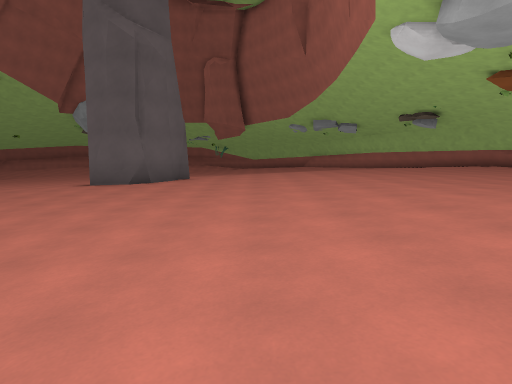
view 1 (above)

24 first-person views from a walk through a level from a Godot 3-D game. The camera is 1.4 m above the floor, tilts 6° down and sees 80° across. The floor is counted in squares, 2 m on a side. Each view is taken from the middle of a square. On the plan, view 1 faces up. The plan holds only what a view shows up to about 10 squares ahead; the rest is blank.

view 2
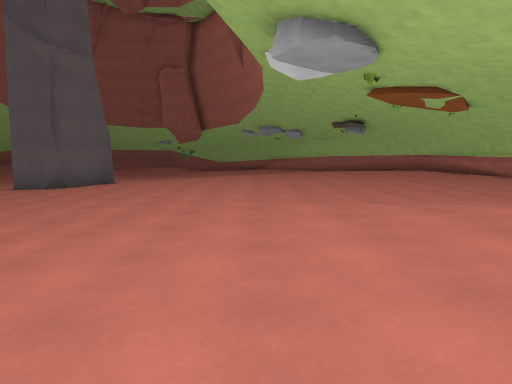

view 3
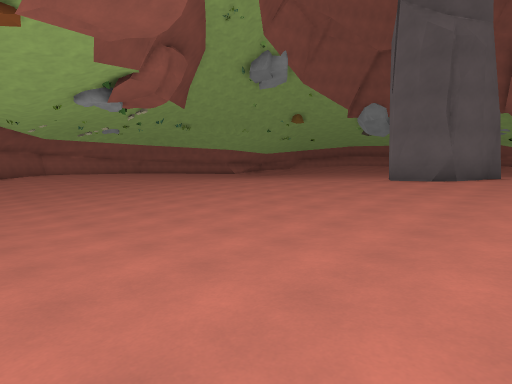

view 4
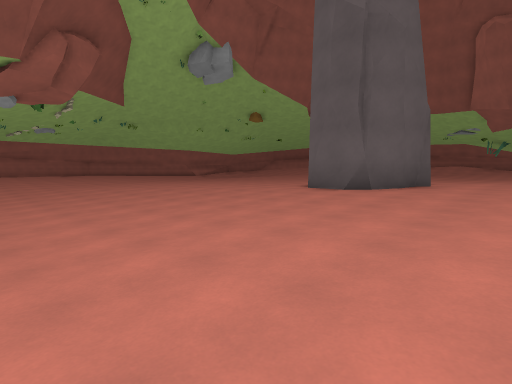

view 5
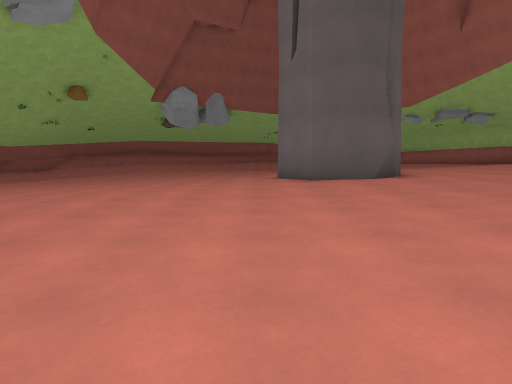

view 6
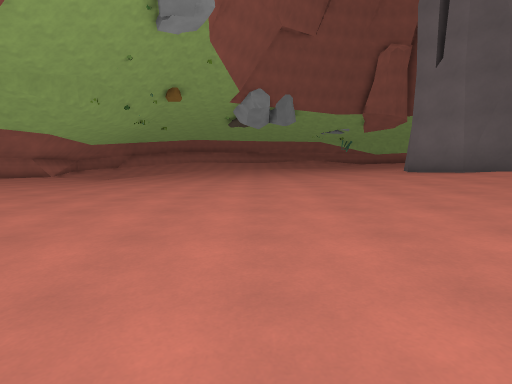

view 7
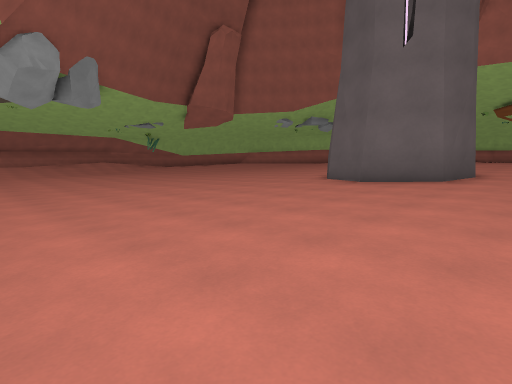

view 8
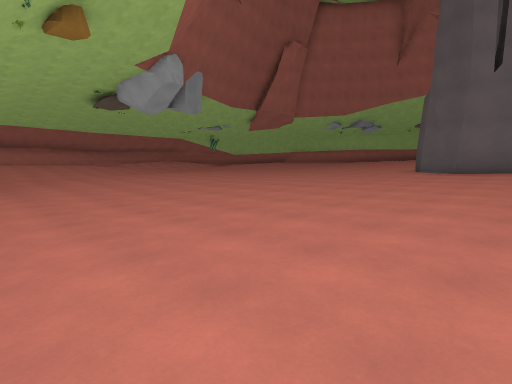

view 9
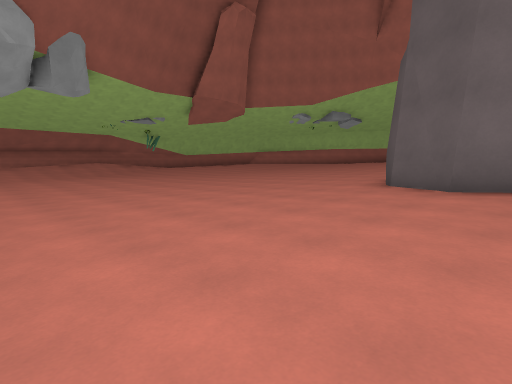

view 10
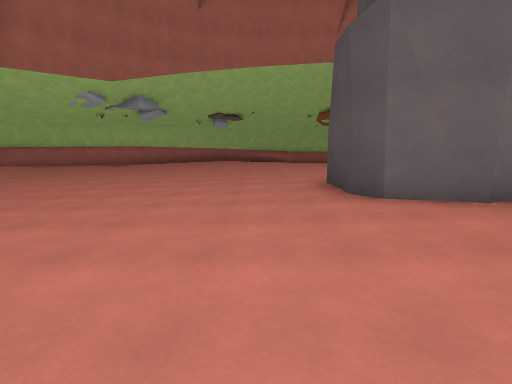

view 11
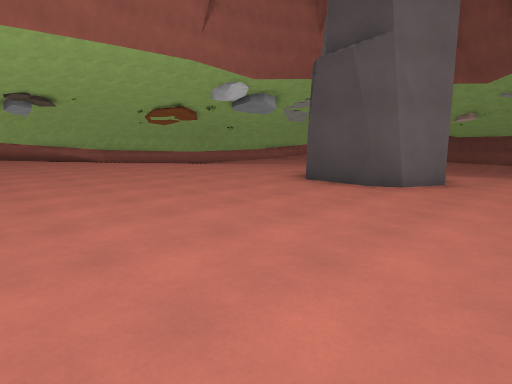

view 12
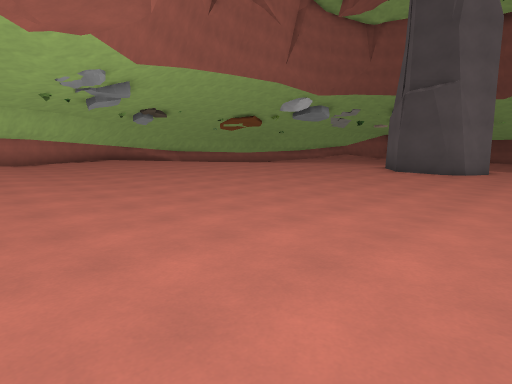

view 13
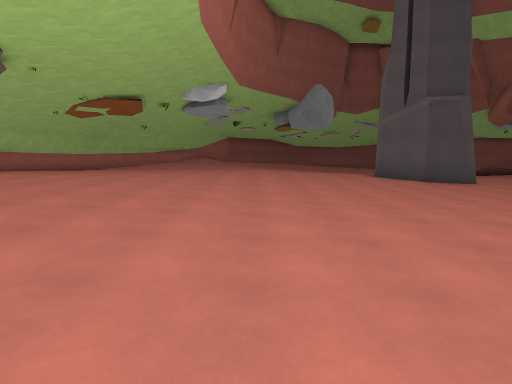

view 14
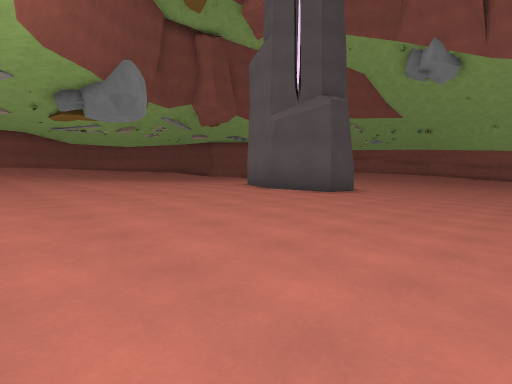

view 15
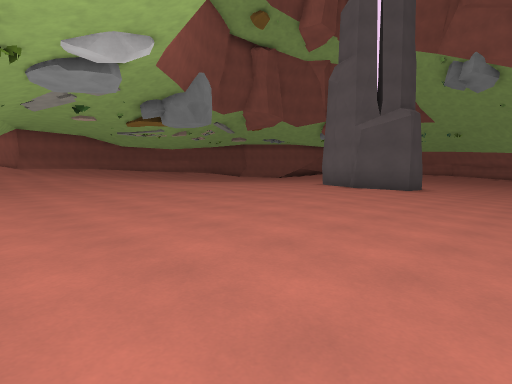

view 16
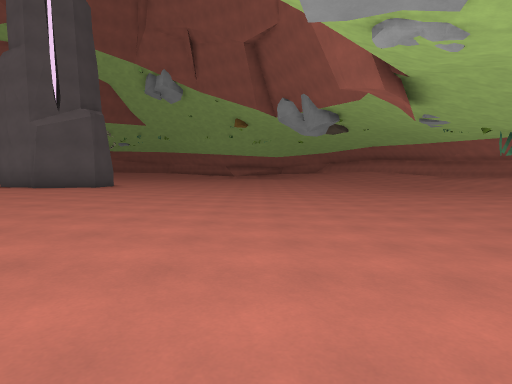

view 17
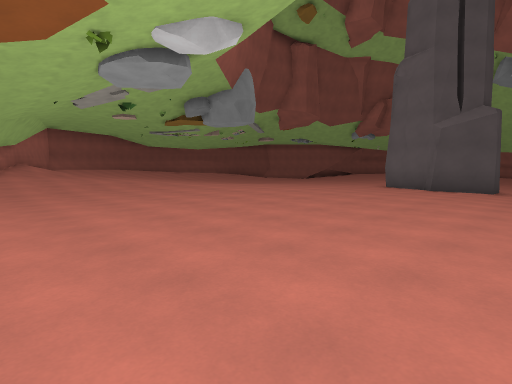

view 18
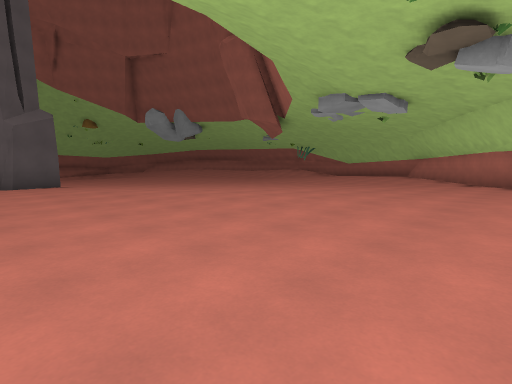

view 19
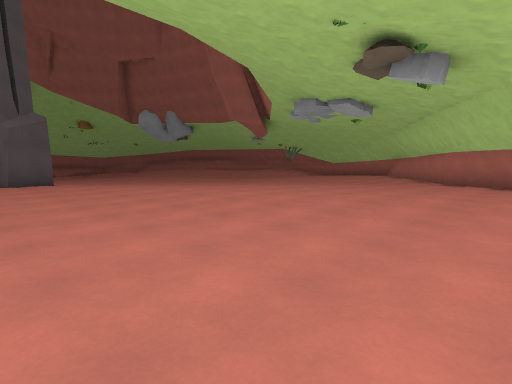

view 20
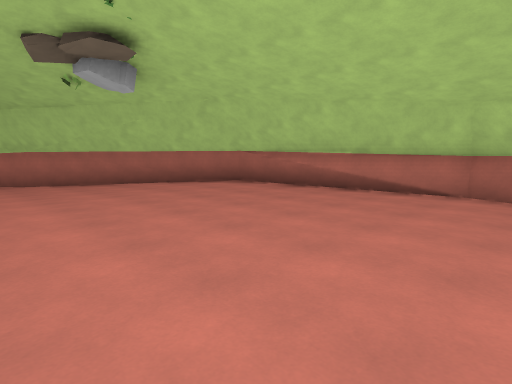

view 21
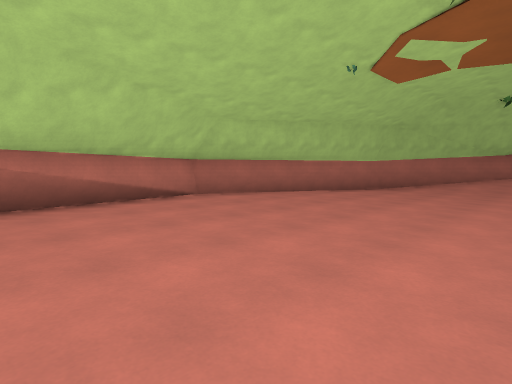

view 22
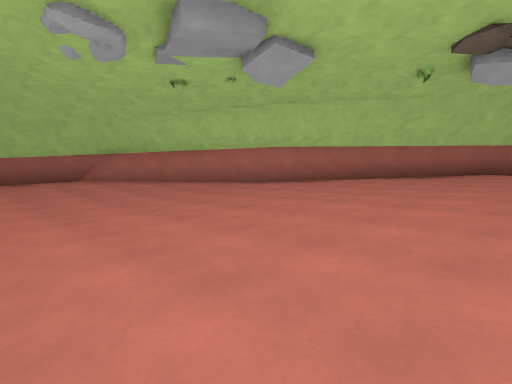

view 23
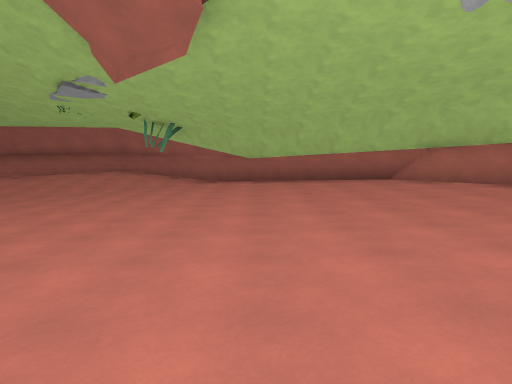

view 24
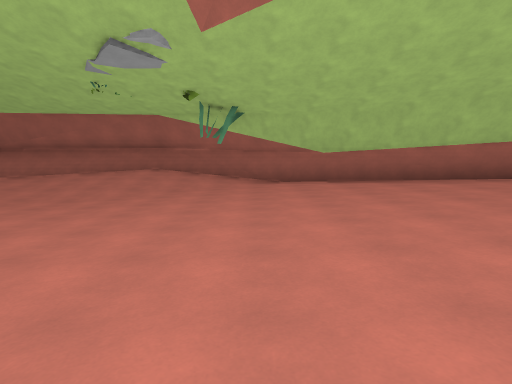

### Floor plan
Key: @ floor where view 1 was taken; # wall or solid block; . main floor; : floor 0.25 m higher than the main floor; - floor 0.25 m lower than the main floor; + floor 0.5 m higher than the main floor; _ floor 0.5 m lower than the main floor; * floor 0.75 m higher than the main floor; % floor 1 m higher than the main floor; & floor 1.25 m higher than the main floor; / step, stairs or slope.
Columns run from 17 left of view 1 to 13 right of it. Each row starts with its distance up from view 1.
 28         ######
 27        ##////#####
 26         ///////::###
 25          ////..::++####
 24           .-...::+++**#
 23            ....::+++**##
 22           ......::+++**##
 21        .. ......::++++**##
 20   //  ..........:::+++***##
 19   //- ..........:::+++**%%#
 18   /---.........:::+++**%%%##
 17   /---.........::+++**%%%%%##
 16   _----.......::+++***%%%%%%##
 15   _----......:::++***%%%%%%&&#
 14  ___---......::+++**%%%%%%%&&#
 13  ___---.....::+++**%%%%%%%%%%##
 12  ___--.....::+++**%%%%%%%%%%%%#
 11 ___---....::###**%%%%%%%%%%%%%#
 10 -----.....::###**%%%%%%%%%%%%%#
  9 -----.....::###**%%%%%%%%%%%%%#
  8  ---.....:::+++**%%%%%%%%%%%%##
  7   .-.....::::+++**%%%%%%%%%%%#
  6    .......::::++**%%%%%%%%%%%#
  5    .........::+++**%%%%%%%**##
  4     .........::++**%%%%%%/%##
  3      --.......::++///%%//%##
  2      ----......////////&/##
  1     -------....//////////
  0     /___----...//@ ///
 -1           --...:/   /

Where each view was taken, in squares from view 1:
view 1: 0 up, 0 right, facing up
view 2: 1 down, 3 right, facing up
view 3: 1 down, 1 left, facing up-left
view 4: 2 up, 0 right, facing up-left
view 5: 2 up, 6 left, facing up
view 6: 1 up, 10 left, facing up
view 7: 7 up, 12 left, facing up-right
view 8: 8 up, 16 left, facing up-right
view 9: 9 up, 11 left, facing up-right
view 10: 13 up, 9 left, facing right
view 11: 17 up, 7 left, facing down-right
view 12: 22 up, 7 left, facing down-right
view 13: 21 up, 2 right, facing down
view 14: 16 up, 4 right, facing down-left
view 15: 15 up, 7 right, facing down-left
view 16: 17 up, 7 right, facing left
view 17: 13 up, 8 right, facing down-left
view 18: 9 up, 9 right, facing up-left
view 19: 9 up, 10 right, facing up-left
view 20: 9 up, 6 right, facing up-right
view 21: 14 up, 7 right, facing down-right
view 22: 14 up, 1 right, facing up-right
view 23: 16 up, 0 right, facing up
view 24: 18 up, 2 left, facing up
